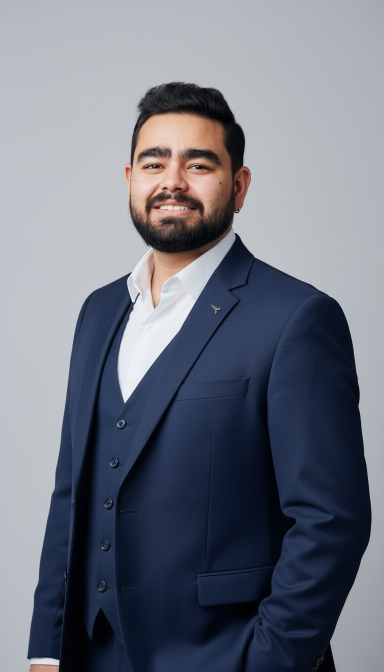
#> input picture source-photo.jpg, 768 x 1344 px (shown at 1/2 size)
$ python make_ascii_svg.py ../source-photo.jpg
#> lines starting #> are read from the running program, lines starting #| are printed output that depends on the picture
#!/usr/bin/env python3
"""Convert source-prepped.png into a monochrome ASCII-art SVG that prints
itself row by row (SMIL wipe + block cursor), then freezes. GitHub strips
<script> but renders SVG SMIL/CSS animation via <img>, so all motion lives
inside the SVG file itself."""
import sys
from pathlib import Path

from PIL import Image

ROOT = Path(__file__).resolve().parent.parent

RAMP = " .`:-=+*cs#%@"  # bright (sparse) -> dark (dense); leading space = blank
COLS = 100
CHAR_ASPECT = 0.52  # monospace glyph width / height, used to keep proportions
FONT_SIZE = 8
CHAR_W = FONT_SIZE * 0.6
CHAR_H = FONT_SIZE * 1.15
FILL = "#c9d1d9"
BG = "#0d1117"
CURSOR_COLOR = "#39d353"

ROW_STAGGER_MS = 34
ROW_DUR_MS = 220


def esc(ch: str) -> str:
    return {"&": "&amp;", "<": "&lt;", ">": "&gt;"}.get(ch, ch)


def image_to_rows(img_path: Path) -> list[str]:
    img = Image.open(img_path).convert("L")
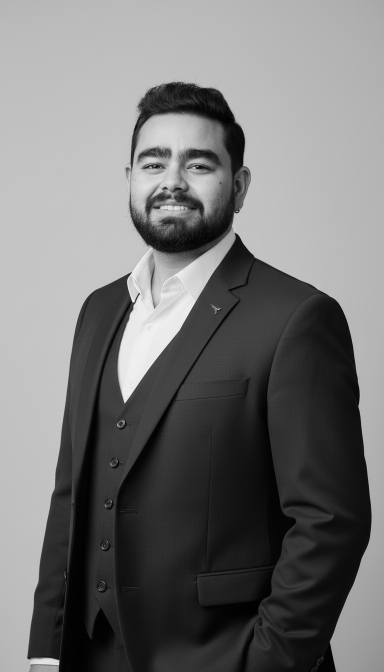
#> img: PIL image 768x1344 L (shown at 1/2 size); min 0, max 251, mean 116.2
    rows_count = max(1, round(COLS * (img.height / img.width) * CHAR_ASPECT))
#> rows_count = 91
    small = img.resize((COLS, rows_count), Image.Resampling.BOX)
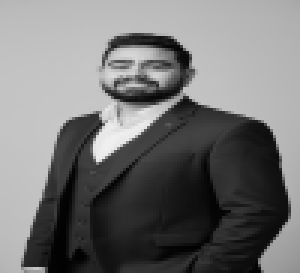
#> small: PIL image 100x91 L (shown 3 times larger); min 1, max 240, mean 116.3

    ramp_len = len(RAMP)
    rows = []
    for y in range(rows_count):
        line = []
        for x in range(COLS):
            brightness = small.getpixel((x, y))  # 0 dark .. 255 bright
            idx = ramp_len - 1 - int((brightness / 255) * (ramp_len - 1))
            line.append(RAMP[idx])
        rows.append("".join(line))
#> after the loop, rows = 91 items
    return rows


def build_svg(rows: list[str]) -> str:
    width = COLS * CHAR_W
    height = len(rows) * CHAR_H
    row_w_px = COLS * CHAR_W

    parts = []
    for i, row in enumerate(rows):
        y = (i + 1) * CHAR_H - CHAR_H * 0.2
        clip_id = f"clip{i}"
        begin = i * ROW_STAGGER_MS
        parts.append(
            f'''<clipPath id="{clip_id}">
  <rect x="0" y="{i * CHAR_H}" width="0" height="{CHAR_H}">
    <animate id="wipe{i}" attributeName="width" from="0" to="{row_w_px:.1f}" dur="{ROW_DUR_MS}ms" begin="{begin}ms" fill="freeze" calcMode="linear"/>
  </rect>
</clipPath>
<text x="0" y="{y:.1f}" font-family="SFMono-Regular,Consolas,Menlo,monospace" font-size="{FONT_SIZE}" fill="{FILL}" xml:space="preserve" textLength="{row_w_px:.1f}" lengthAdjust="spacingAndGlyphs" clip-path="url(#{clip_id})">{esc(row)}</text>
<rect x="0" y="{i * CHAR_H:.1f}" width="{CHAR_W * 0.8:.1f}" height="{CHAR_H * 0.85:.1f}" fill="{CURSOR_COLOR}">
  <animate attributeName="x" from="0" to="{row_w_px:.1f}" dur="{ROW_DUR_MS}ms" begin="{begin}ms" fill="freeze" calcMode="linear"/>
  <animate attributeName="opacity" values="1;1;0" keyTimes="0;0.85;1" dur="{ROW_DUR_MS}ms" begin="{begin}ms" fill="freeze"/>
</rect>'''
        )

    return f'''<svg xmlns="http://www.w3.org/2000/svg" width="{width:.0f}" height="{height:.0f}" viewBox="0 0 {width:.1f} {height:.1f}">
  <rect x="0" y="0" width="{width:.1f}" height="{height:.1f}" fill="{BG}"/>
{chr(10).join(parts)}
</svg>'''


if __name__ == "__main__":
    src = Path(sys.argv[1]) if len(sys.argv) > 1 else ROOT / "source-prepped.png"
    rows = image_to_rows(src)
#> rows = 91 items
    out = ROOT / "avi-ascii.svg"
    out.write_text(build_svg(rows))
#> in build_svg, `height = len(rows) * CHAR_H`: height = 837.2
#> the loop in build_svg, `for i, row in enumerate(rows):` made 91 passes
#> (y, clip_id, begin) on passes 1 to 12: (7.36, 'clip0', 0), (16.56, 'clip1', 34), (25.76, 'clip2', 68), (34.96, 'clip3', 102), (44.16, 'clip4', 136), (53.36, 'clip5', 170), (62.56, 'clip6', 204), (71.76, 'clip7', 238), (80.96, 'clip8', 272), (90.16, 'clip9', 306), (99.36, 'clip10', 340), (108.6, 'clip11', 374)
#> after the loop in build_svg, `for i, row in enumerate(rows):`: parts = 91 items
    print(f"Wrote {out} ({COLS}x{len(rows)} grid)")
#| Wrote avi-ascii.svg (100x91 grid)
